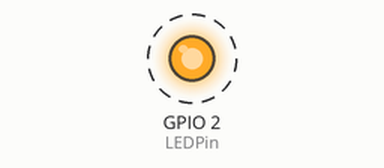
Simulated run of this sketch. Board: ESP32. Shown: output pins drawn as LEDs (lit = HIGH). Dashed ring = blinking.

Above: at 0.1 s.
Timing chart, 0 to 3.0 s (numbered marks = the images above):
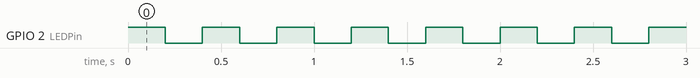

Measured:
- by itself, GPIO 2 (LEDPin): alternates HIGH for 0.20 s and LOW for 0.20 s

The sketch:

esp32_1_kap9_minimalboard_blink.ino
```cpp
// ESP32 - Blink
// Datei: esp32_1_kap9_minimalboard_blink.ino
// Datum: 09.05.25


int LEDPin = 2;

void setup()
{
  pinMode(LEDPin, OUTPUT);
}

void loop() {
  digitalWrite(LEDPin, HIGH);
  delay(200);
  digitalWrite(LEDPin, LOW);
  delay(200);
}
```
